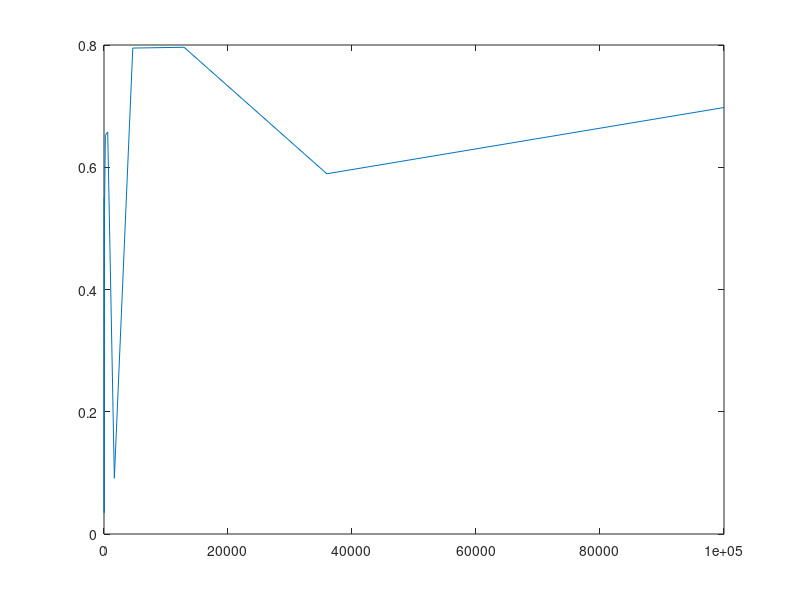

This chart was generated by the following MATLAB code:
%Q1
disp('Question 1 -');
a=linspace(2,20,10);
disp(a);
x=a(3);
disp(x);



%Q2
disp('Question 2 -');
t_log=logspace(1,5,10);
disp(t_log);
r=rand(1,10);
disp(r);
plot(t_log,r);


%Q3
disp('Question 3 -');
M=randi([10,100],10,10);
disp(M);
r1=M(1,:);
r2=M(2,:);
r3=M(3,:);
m1=mean(r1);
m2=mean(r2);
m3=mean(r3);
disp(m1);
disp(m2);
disp(m3);
c1=M(:,1);
c2=M(:,2);
c3=M(:,3);
n1=mean(c1);
disp(n1);
n2=mean(c2);
disp(n2);
n3=mean(c3);
disp(n3);
mm=max(r1);
disp(mm);
MM=min(r2);
disp(MM);
disp(max(c1));
disp(min(c2));


%Q4
disp('Question 4 -');
R=randi([0,255],20,20);
disp(R);
disp(mean(R));
me=mean(mean(R));
disp(me);
ddd=mean2(R);
disp(ddd);
for(i=1:1:20)
    for(j=1:1:20)
        if(R(i,j)>ddd)
            R(i,j)=1;
        else
            R(i,j)=0;
        end;
    end;
end;
disp(R);



%Q5
disp('Question 5 -');
R=randi([0,255],20,20);

for i=1:19
    r=R(i,:)+R(i+1,:);
    R(i+20,:)=r/2;
end
for j=1:19
    r=R(:,j)+R(:,i+1);
    R(:,i+20)=r/2;
end
disp(R);


%Q6
disp('Question 6 -');
a = randi([0,255],100,100)
b = unique (a);
occurrance = [b,histc(a(:),b)];
disp(occurrance);


%Q7
disp('Question 7 -');
a=round(rand(20)*255);
disp(a);
for i=1:18
    for j=1:18
        b=a(i:i+2,j:j+2);
        b>b(2,2)
    end
end
disp(b);



%Q8
disp('Question 8 -');
AB=randi(10,3);
disp(AB);
CD=randi(10,3);
disp(CD);
RR=mtimes(AB,CD);
disp(RR);

%Q9
disp('Question 9 -');
AB=randi(10,3,1);
disp(AB);
CD=randi(10,3,1);
disp(CD);
RR=AB.*CD;
disp(RR);


%Q10
disp('Question 10 -');
ide=eye(4);
disp(ide);
ide(:,2)=[];
disp(ide);

%Q11
disp('Question 11 -');
z=3+4i;
disp(angle(z));
disp(rad2deg(angle(z)));


%Q12
disp('Question 12 -');
disp(factorial(50));

%Q13
disp('Question 13 -');
n=4;
x=pi/3;
y=zeros(1,n);

for(i=1:n)
    y(i)=(-1)^i*x^(2*i+1)/factorial(2*i+1);
end;
SINx=sum(y);
disp(y);
disp(x);

